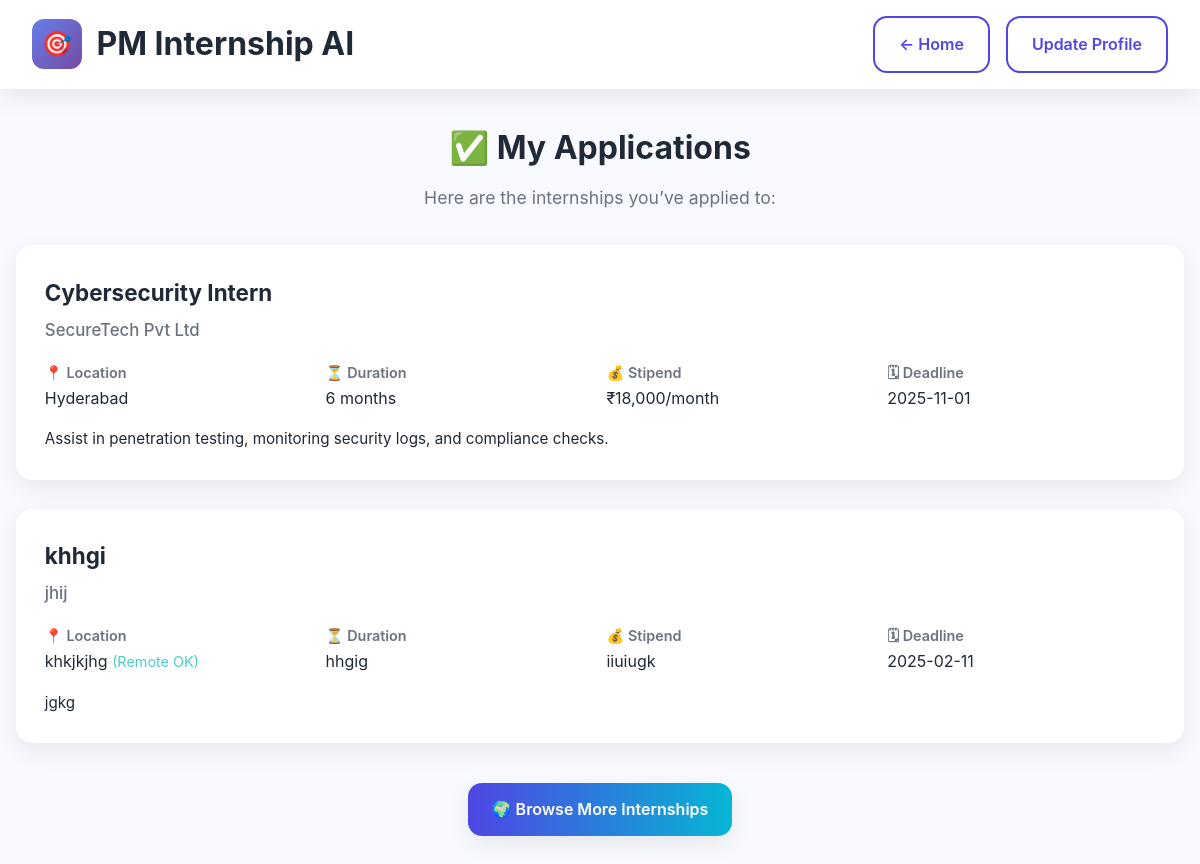
The page /my-applications/user_rahul _3 on the database its author committed.
### tables this page shows
CREATE TABLE internships (
            id TEXT PRIMARY KEY,
            title TEXT,
            company TEXT,
            location TEXT,
            sector TEXT,
            duration TEXT,
            stipend TEXT,
            description TEXT,
            required_skills TEXT,
            education_requirement TEXT,
            experience_required TEXT,
            remote_option INTEGER,
            application_deadline TEXT
        );

### main.py (the view)
@app.get("/my-applications/{session_id}", response_class=HTMLResponse)
async def my_applications(request: Request, session_id: str):
    apps = db.get_user_applications(session_id)
    return templates.TemplateResponse("applications.html", {
        "request": request,
        "applications": apps
    })

### templates/applications.html (shortened to what this page needs)
<!DOCTYPE html>
<html lang="en">
<head>
  <link rel="stylesheet" href="/static/style.css">
</head>
<body>
  <header class="header">
    <div class="header-content">
      <div class="logo">
        <div style="width:50px; height:50px; background:linear-gradient(135deg,#667eea,#764ba2);
                    border-radius:12px; display:flex; align-items:center; justify-content:center;
                    font-size:1.5rem;">🎯</div>
        <h1>PM Internship AI</h1>
      </div>
      <div style="display:flex; gap:1rem;">
        <a href="/" class="btn btn-secondary">← Home</a>
        <a href="/profile" class="btn btn-secondary">Update Profile</a>
      </div>
    </div>
  </header>
  <main class="container">
    <div style="text-align:center; margin-bottom:2rem;">
      <h1 style="font-size:2rem; margin-bottom:0.5rem;">✅ My Applications</h1>
      <p style="font-size:1.1rem; color:var(--muted);">Here are the internships you’ve applied to:</p>
    </div>
    {% if applications %}
      {% for app in applications %}
      <div class="application-card">
        <div class="application-title">{{ app.title }}</div>
        <div class="application-company">{{ app.company }}</div>
        <div class="application-details">
          <div>
            <div class="detail-label">📍 Location</div>
            <div class="detail-value">
              {{ app.location }}
              {% if app.remote_option %}
                <span style="color:#4ecdc4; font-size:0.9rem;">(Remote OK)</span>
              {% endif %}
            </div>
          </div>
          <div>
            <div class="detail-label">⏳ Duration</div>
            <div class="detail-value">{{ app.duration }}</div>
          </div>
          <div>
            <div class="detail-label">💰 Stipend</div>
            <div class="detail-value">{{ app.stipend }}</div>
          </div>
          <div>
            <div class="detail-label">🗓 Deadline</div>
            <div class="detail-value">{{ app.application_deadline }}</div>
          </div>
        </div>
        <p class="application-description">{{ app.description }}</p>
      </div>
      {% endfor %}
    {% else %}
      <p style="text-align:center; font-size:1.1rem; color:var(--muted); margin-top:2rem;">
        🙁 You haven’t applied to any internships yet.
      </p>
    {% endif %}
    <div style="text-align:center; margin-top:2.5rem;">
      <a href="/internships" class="btn btn-primary">🌍 Browse More Internships</a>
    </div>
  </main>
</body>
</html>

### static/style.css (style rules this page uses)
* { margin: 0; padding: 0; box-sizing: border-box; }
:root { --bg: #f8faff; --card: #ffffff; --text: #1f2937; --muted: #6b7280; --accent-1: #4f46e5; --accent-2: #06b6d4; --accent-3: #10b981; --radius: 14px; --shadow: 0 8px 24px rgba(0, 0, 0, 0.08); --transition: all 0.25s ease; }
body { font-family: 'Inter', Arial, sans-serif; background: var(--bg); color: var(--text); line-height: 1.7; font-size: 16px; transition: var(--transition); }
.container { max-width: 1200px; margin: 0 auto; padding: 2rem 1rem; }
.header { background: var(--card); box-shadow: var(--shadow); padding: 1rem 2rem; position: sticky; top: 0; z-index: 50; transition: var(--transition); }
.header-content { display: flex; justify-content: space-between; align-items: center; }
.logo { display: flex; align-items: center; gap: 0.8rem; }
.logo { display: flex; align-items: center; gap: 0.9rem; }
.btn { display: inline-block; padding: 0.8rem 1.5rem; border-radius: var(--radius); font-weight: 600; text-decoration: none; transition: var(--transition); cursor: pointer; }
.btn-primary { background: linear-gradient(90deg, var(--accent-1), var(--accent-2)); color: #fff; box-shadow: var(--shadow); }
.btn-secondary { border: 2px solid var(--accent-1); color: var(--accent-1); background: transparent; }

### templates/applications.html (style rules this page uses)
.application-card { background: var(--card); border-radius: 16px; padding: 1.8rem; margin-bottom: 1.8rem; box-shadow: var(--shadow); transition: transform 0.2s ease, box-shadow 0.2s ease; }
.application-title { font-size: 1.4rem; font-weight: 700; margin-bottom: 0.25rem; color: var(--text); }
.application-company { font-size: 1.05rem; font-weight: 500; color: var(--muted); margin-bottom: 1rem; }
.application-details { display: grid; grid-template-columns: repeat(auto-fit, minmax(200px, 1fr)); gap: 0.8rem; margin-bottom: 1rem; }
.detail-label { font-weight: 600; font-size: 0.9rem; color: var(--muted); }
.detail-value { font-size: 1rem; color: var(--text); }
.application-description { font-size: 0.95rem; line-height: 1.5; color: var(--text); margin-top: 0.5rem; }

### rows shown on the page
internships: title "Cybersecurity Intern", company "SecureTech Pvt Ltd", location "Hyderabad", duration "6 months", stipend "₹18,000/month", application_deadline "2025-11-01", description "Assist in penetration testing, monitoring security logs, and compliance checks."
internships: title "khhgi", company "jhij", location "khkjkjhg", remote_option "(Remote OK)", duration "hhgig", stipend "iiuiugk", application_deadline "2025-02-11", description "jgkg"
